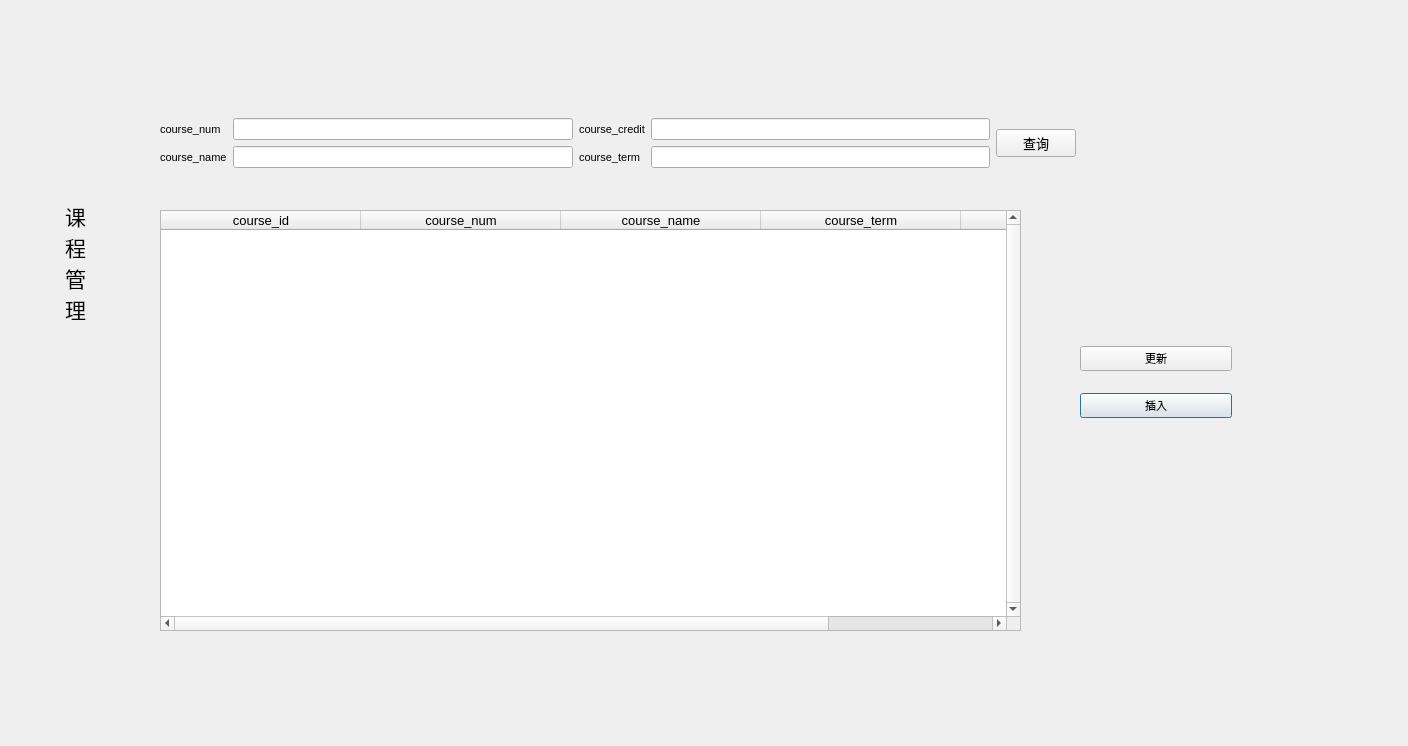
<?xml version="1.0" encoding="UTF-8"?>
<ui version="4.0">
 <class>MaDialog</class>
 <widget class="QDialog" name="MaDialog">
  <property name="geometry">
   <rect>
    <x>0</x>
    <y>0</y>
    <width>1408</width>
    <height>746</height>
   </rect>
  </property>
  <property name="font">
   <font>
    <pointsize>8</pointsize>
   </font>
  </property>
  <property name="windowTitle">
   <string>课程管理</string>
  </property>
  <widget class="QTableWidget" name="tableWidget">
   <property name="geometry">
    <rect>
     <x>160</x>
     <y>210</y>
     <width>861</width>
     <height>421</height>
    </rect>
   </property>
   <property name="font">
    <font>
     <pointsize>10</pointsize>
     <kerning>true</kerning>
    </font>
   </property>
   <property name="lineWidth">
    <number>4</number>
   </property>
   <property name="verticalScrollBarPolicy">
    <enum>Qt::ScrollBarAlwaysOn</enum>
   </property>
   <property name="autoScrollMargin">
    <number>16</number>
   </property>
   <attribute name="horizontalHeaderVisible">
    <bool>true</bool>
   </attribute>
   <attribute name="horizontalHeaderCascadingSectionResizes">
    <bool>true</bool>
   </attribute>
   <attribute name="horizontalHeaderDefaultSectionSize">
    <number>200</number>
   </attribute>
   <attribute name="verticalHeaderCascadingSectionResizes">
    <bool>false</bool>
   </attribute>
   <attribute name="verticalHeaderDefaultSectionSize">
    <number>96</number>
   </attribute>
   <column>
    <property name="text">
     <string>course_id</string>
    </property>
   </column>
   <column>
    <property name="text">
     <string>course_num</string>
    </property>
   </column>
   <column>
    <property name="text">
     <string>course_name</string>
    </property>
   </column>
   <column>
    <property name="text">
     <string>course_term</string>
    </property>
   </column>
   <column>
    <property name="text">
     <string>course_credit</string>
    </property>
   </column>
  </widget>
  <widget class="QWidget" name="layoutWidget">
   <property name="geometry">
    <rect>
     <x>1080</x>
     <y>330</y>
     <width>152</width>
     <height>106</height>
    </rect>
   </property>
   <layout class="QGridLayout" name="gridLayout_3">
    <item row="2" column="0">
     <widget class="QPushButton" name="m_inserted">
      <property name="text">
       <string>插入</string>
      </property>
     </widget>
    </item>
    <item row="1" column="0">
     <widget class="QPushButton" name="m_updated">
      <property name="text">
       <string>更新</string>
      </property>
     </widget>
    </item>
   </layout>
  </widget>
  <widget class="QLabel" name="label">
   <property name="geometry">
    <rect>
     <x>40</x>
     <y>200</y>
     <width>71</width>
     <height>201</height>
    </rect>
   </property>
   <property name="font">
    <font>
     <pointsize>16</pointsize>
    </font>
   </property>
   <property name="accessibleDescription">
    <string/>
   </property>
   <property name="layoutDirection">
    <enum>Qt::LeftToRight</enum>
   </property>
   <property name="autoFillBackground">
    <bool>false</bool>
   </property>
   <property name="text">
    <string>课
程
管
理</string>
   </property>
   <property name="scaledContents">
    <bool>false</bool>
   </property>
   <property name="alignment">
    <set>Qt::AlignHCenter|Qt::AlignTop</set>
   </property>
  </widget>
  <widget class="QWidget" name="layoutWidget">
   <property name="geometry">
    <rect>
     <x>160</x>
     <y>70</y>
     <width>916</width>
     <height>147</height>
    </rect>
   </property>
   <layout class="QGridLayout" name="gridLayout_4">
    <item row="0" column="0">
     <layout class="QGridLayout" name="gridLayout_2">
      <item row="1" column="0">
       <layout class="QGridLayout" name="gridLayout">
        <item row="1" column="2">
         <widget class="QLabel" name="label_4">
          <property name="text">
           <string>course_credit</string>
          </property>
         </widget>
        </item>
        <item row="3" column="1">
         <widget class="QLineEdit" name="lineEdit_2"/>
        </item>
        <item row="3" column="3">
         <widget class="QLineEdit" name="lineEdit_4"/>
        </item>
        <item row="3" column="0">
         <widget class="QLabel" name="label_3">
          <property name="text">
           <string>course_name</string>
          </property>
         </widget>
        </item>
        <item row="1" column="0">
         <widget class="QLabel" name="label_2">
          <property name="text">
           <string>course_num</string>
          </property>
         </widget>
        </item>
        <item row="1" column="1">
         <widget class="QLineEdit" name="lineEdit"/>
        </item>
        <item row="1" column="3">
         <widget class="QLineEdit" name="lineEdit_3"/>
        </item>
        <item row="3" column="2">
         <widget class="QLabel" name="label_5">
          <property name="text">
           <string>course_term</string>
          </property>
         </widget>
        </item>
       </layout>
      </item>
     </layout>
    </item>
    <item row="0" column="3">
     <widget class="QPushButton" name="m_selected">
      <property name="font">
       <font>
        <pointsize>10</pointsize>
       </font>
      </property>
      <property name="text">
       <string>查询</string>
      </property>
     </widget>
    </item>
   </layout>
  </widget>
 </widget>
 <resources/>
 <connections/>
</ui>
